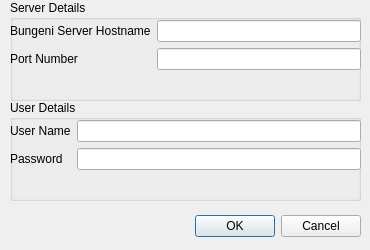
<?xml version="1.0" encoding="UTF-8"?>
<ui version="4.0">
 <class>Dialog</class>
 <widget class="QDialog" name="Dialog">
  <property name="geometry">
   <rect>
    <x>0</x>
    <y>0</y>
    <width>370</width>
    <height>250</height>
   </rect>
  </property>
  <property name="windowTitle">
   <string>Dialog</string>
  </property>
  <widget class="QGroupBox" name="groupBox_2">
   <property name="geometry">
    <rect>
     <x>10</x>
     <y>100</y>
     <width>351</width>
     <height>101</height>
    </rect>
   </property>
   <property name="title">
    <string>User Details</string>
   </property>
   <widget class="QWidget" name="formLayoutWidget_2">
    <property name="geometry">
     <rect>
      <x>0</x>
      <y>20</y>
      <width>351</width>
      <height>80</height>
     </rect>
    </property>
    <layout class="QFormLayout" name="formLayout_2">
     <item row="0" column="0">
      <widget class="QLabel" name="label_3">
       <property name="text">
        <string>User Name</string>
       </property>
      </widget>
     </item>
     <item row="1" column="0">
      <widget class="QLabel" name="label_4">
       <property name="text">
        <string>Password</string>
       </property>
      </widget>
     </item>
     <item row="1" column="1">
      <widget class="QLineEdit" name="password"/>
     </item>
     <item row="0" column="1">
      <widget class="QLineEdit" name="username">
       <property name="enabled">
        <bool>true</bool>
       </property>
      </widget>
     </item>
    </layout>
   </widget>
  </widget>
  <widget class="QDialogButtonBox" name="buttonBox">
   <property name="geometry">
    <rect>
     <x>20</x>
     <y>210</y>
     <width>341</width>
     <height>32</height>
    </rect>
   </property>
   <property name="orientation">
    <enum>Qt::Horizontal</enum>
   </property>
   <property name="standardButtons">
    <set>QDialogButtonBox::Cancel|QDialogButtonBox::Ok</set>
   </property>
  </widget>
  <widget class="QGroupBox" name="groupBox">
   <property name="geometry">
    <rect>
     <x>10</x>
     <y>0</y>
     <width>351</width>
     <height>101</height>
    </rect>
   </property>
   <property name="title">
    <string>Server Details</string>
   </property>
   <widget class="QWidget" name="formLayoutWidget">
    <property name="geometry">
     <rect>
      <x>0</x>
      <y>20</y>
      <width>351</width>
      <height>71</height>
     </rect>
    </property>
    <layout class="QFormLayout" name="formLayout">
     <property name="fieldGrowthPolicy">
      <enum>QFormLayout::AllNonFixedFieldsGrow</enum>
     </property>
     <item row="0" column="0">
      <widget class="QLabel" name="label">
       <property name="text">
        <string>Bungeni Server Hostname</string>
       </property>
      </widget>
     </item>
     <item row="0" column="1">
      <widget class="QLineEdit" name="portnumber"/>
     </item>
     <item row="1" column="0">
      <widget class="QLabel" name="label_2">
       <property name="text">
        <string>Port Number</string>
       </property>
      </widget>
     </item>
     <item row="1" column="1">
      <widget class="QLineEdit" name="hostname"/>
     </item>
    </layout>
   </widget>
  </widget>
 </widget>
 <resources/>
 <connections/>
</ui>
